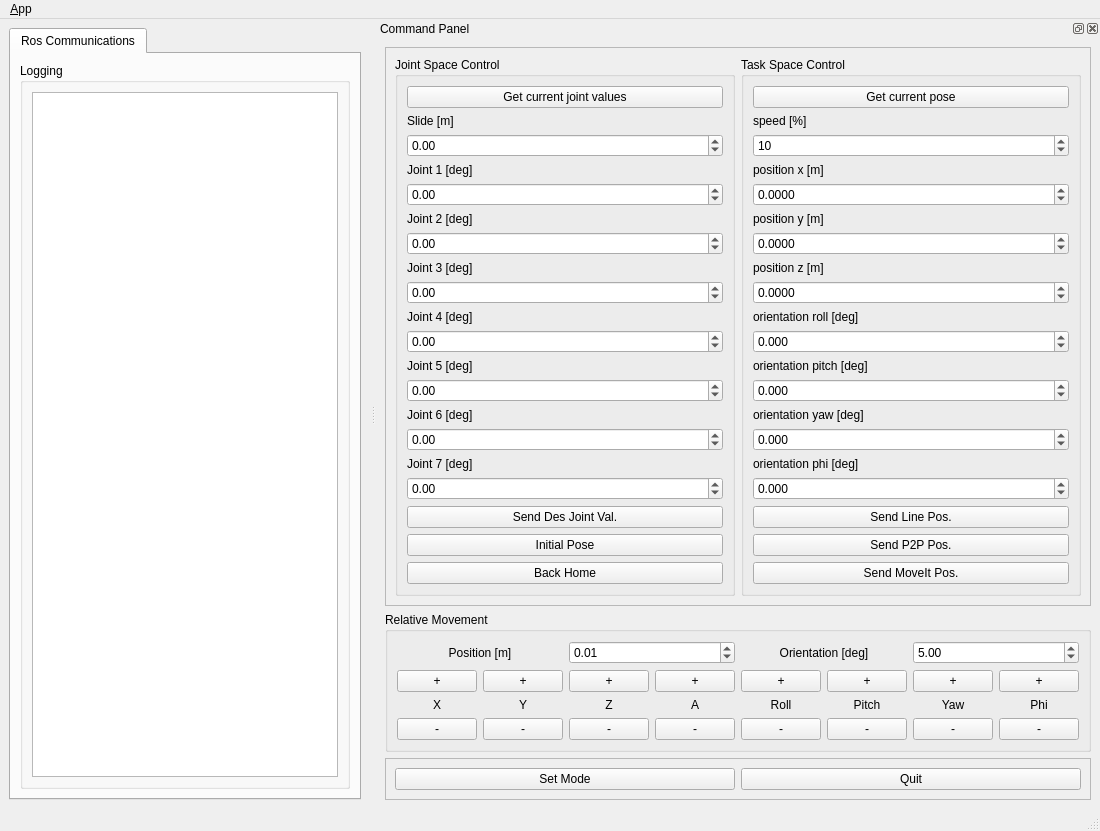
<?xml version="1.0" encoding="UTF-8"?>
<ui version="4.0">
 <class>MainWindowDesign</class>
 <widget class="QMainWindow" name="MainWindowDesign">
  <property name="geometry">
   <rect>
    <x>0</x>
    <y>0</y>
    <width>1100</width>
    <height>600</height>
   </rect>
  </property>
  <property name="windowTitle">
   <string>QRosApp</string>
  </property>
  <property name="windowIcon">
   <iconset resource="../../../ROBOTIS-HAND/hand_control_module_gui/resources/images.qrc">
    <normaloff>:/images/icon.png</normaloff>:/images/icon.png</iconset>
  </property>
  <property name="locale">
   <locale language="English" country="Australia"/>
  </property>
  <widget class="QWidget" name="centralwidget">
   <layout class="QHBoxLayout">
    <item>
     <widget class="QTabWidget" name="tab_manager">
      <property name="minimumSize">
       <size>
        <width>100</width>
        <height>0</height>
       </size>
      </property>
      <property name="locale">
       <locale language="English" country="Australia"/>
      </property>
      <property name="currentIndex">
       <number>0</number>
      </property>
      <widget class="QWidget" name="tab_status">
       <attribute name="title">
        <string>Ros Communications</string>
       </attribute>
       <layout class="QVBoxLayout" name="verticalLayout_2">
        <item>
         <widget class="QGroupBox" name="groupBox_12">
          <property name="sizePolicy">
           <sizepolicy hsizetype="MinimumExpanding" vsizetype="Preferred">
            <horstretch>0</horstretch>
            <verstretch>0</verstretch>
           </sizepolicy>
          </property>
          <property name="title">
           <string>Logging</string>
          </property>
          <layout class="QGridLayout" name="gridLayout_3">
           <item row="0" column="0">
            <widget class="QListView" name="view_logging"/>
           </item>
          </layout>
         </widget>
        </item>
       </layout>
      </widget>
     </widget>
    </item>
   </layout>
  </widget>
  <widget class="QMenuBar" name="menubar">
   <property name="geometry">
    <rect>
     <x>0</x>
     <y>0</y>
     <width>1047</width>
     <height>19</height>
    </rect>
   </property>
   <widget class="QMenu" name="menu_File">
    <property name="title">
     <string>&amp;App</string>
    </property>
    <addaction name="action_Preferences"/>
    <addaction name="separator"/>
    <addaction name="actionAbout"/>
    <addaction name="actionAbout_Qt"/>
    <addaction name="separator"/>
    <addaction name="action_Quit"/>
   </widget>
   <addaction name="menu_File"/>
  </widget>
  <widget class="QStatusBar" name="statusbar"/>
  <widget class="QDockWidget" name="dock_status">
   <property name="sizePolicy">
    <sizepolicy hsizetype="Minimum" vsizetype="Minimum">
     <horstretch>0</horstretch>
     <verstretch>0</verstretch>
    </sizepolicy>
   </property>
   <property name="minimumSize">
    <size>
     <width>500</width>
     <height>560</height>
    </size>
   </property>
   <property name="maximumSize">
    <size>
     <width>524287</width>
     <height>10000</height>
    </size>
   </property>
   <property name="allowedAreas">
    <set>Qt::RightDockWidgetArea</set>
   </property>
   <property name="windowTitle">
    <string>Command Panel</string>
   </property>
   <attribute name="dockWidgetArea">
    <number>2</number>
   </attribute>
   <widget class="QWidget" name="dockWidgetContents_2">
    <layout class="QGridLayout" name="gridLayout_2">
     <item row="0" column="0">
      <widget class="QFrame" name="frame">
       <property name="sizePolicy">
        <sizepolicy hsizetype="Preferred" vsizetype="Preferred">
         <horstretch>0</horstretch>
         <verstretch>0</verstretch>
        </sizepolicy>
       </property>
       <property name="maximumSize">
        <size>
         <width>16777215</width>
         <height>600</height>
        </size>
       </property>
       <property name="frameShape">
        <enum>QFrame::StyledPanel</enum>
       </property>
       <property name="frameShadow">
        <enum>QFrame::Raised</enum>
       </property>
       <layout class="QGridLayout" name="gridLayout">
        <item row="0" column="1" rowspan="2">
         <widget class="QGroupBox" name="task_space">
          <property name="title">
           <string>Task Space Control</string>
          </property>
          <layout class="QVBoxLayout" name="verticalLayout">
           <item>
            <widget class="QPushButton" name="curr_pos_button">
             <property name="text">
              <string>Get current pose</string>
             </property>
            </widget>
           </item>
           <item>
            <widget class="QLabel" name="speed">
             <property name="text">
              <string>speed [%]</string>
             </property>
            </widget>
           </item>
           <item>
            <widget class="QSpinBox" name="speed_spinbox">
             <property name="minimum">
              <number>0</number>
             </property>
             <property name="maximum">
              <number>100</number>
             </property>
             <property name="singleStep">
              <number>1</number>
             </property>
             <property name="value">
              <number>10</number>
             </property>
            </widget>
           </item>
           <item>
            <widget class="QLabel" name="pos_x">
             <property name="text">
              <string>position x [m]</string>
             </property>
            </widget>
           </item>
           <item>
            <widget class="QDoubleSpinBox" name="pos_x_spinbox">
             <property name="decimals">
              <number>4</number>
             </property>
             <property name="minimum">
              <double>-10.000000000000000</double>
             </property>
             <property name="maximum">
              <double>10.000000000000000</double>
             </property>
             <property name="singleStep">
              <double>0.010000000000000</double>
             </property>
            </widget>
           </item>
           <item>
            <widget class="QLabel" name="pos_y">
             <property name="text">
              <string>position y [m]</string>
             </property>
            </widget>
           </item>
           <item>
            <widget class="QDoubleSpinBox" name="pos_y_spinbox">
             <property name="decimals">
              <number>4</number>
             </property>
             <property name="minimum">
              <double>-10.000000000000000</double>
             </property>
             <property name="maximum">
              <double>10.000000000000000</double>
             </property>
             <property name="singleStep">
              <double>0.010000000000000</double>
             </property>
            </widget>
           </item>
           <item>
            <widget class="QLabel" name="pos_z">
             <property name="text">
              <string>position z [m]</string>
             </property>
            </widget>
           </item>
           <item>
            <widget class="QDoubleSpinBox" name="pos_z_spinbox">
             <property name="decimals">
              <number>4 </number>
             </property>
             <property name="minimum">
              <double>-10.000000000000000</double>
             </property>
             <property name="maximum">
              <double>10.000000000000000</double>
             </property>
             <property name="singleStep">
              <double>0.010000000000000</double>
             </property>
            </widget>
           </item>
           <item>
            <widget class="QLabel" name="ori_roll">
             <property name="text">
              <string>orientation roll [deg]</string>
             </property>
            </widget>
           </item>
           <item>
            <widget class="QDoubleSpinBox" name="ori_roll_spinbox">
             <property name="decimals">
              <number>3</number>
             </property>
             <property name="minimum">
              <double>-360.000000000000000</double>
             </property>
             <property name="maximum">
              <double>360.000000000000000</double>
             </property>
             <property name="singleStep">
              <double>0.500000000000000</double>
             </property>
            </widget>
           </item>
           <item>
            <widget class="QLabel" name="ori_pitch">
             <property name="text">
              <string>orientation pitch [deg]</string>
             </property>
            </widget>
           </item>
           <item>
            <widget class="QDoubleSpinBox" name="ori_pitch_spinbox">
             <property name="decimals">
              <number>3</number>
             </property>
             <property name="minimum">
              <double>-360.000000000000000</double>
             </property>
             <property name="maximum">
              <double>360.000000000000000</double>
             </property>
             <property name="singleStep">
              <double>0.500000000000000</double>
             </property>
            </widget>
           </item>
           <item>
            <widget class="QLabel" name="ori_yaw">
             <property name="text">
              <string>orientation yaw [deg]</string>
             </property>
            </widget>
           </item>
           <item>
            <widget class="QDoubleSpinBox" name="ori_yaw_spinbox">
             <property name="decimals">
              <number>3</number>
             </property>
             <property name="minimum">
              <double>-360.000000000000000</double>
             </property>
             <property name="maximum">
              <double>360.000000000000000</double>
             </property>
             <property name="singleStep">
              <double>0.500000000000000</double>
             </property>
            </widget>
           </item>
           <!--=================================================================================================-->
           <item>
            <widget class="QLabel" name="ori_phi">
             <property name="text">
              <string>orientation phi [deg]</string>
             </property>
            </widget>
           </item>
           <item>
            <widget class="QDoubleSpinBox" name="ori_phi_spinbox">
             <property name="decimals">
              <number>3</number>
             </property>
             <property name="minimum">
              <double>-180.000000000000000</double>
             </property>
             <property name="maximum">
              <double>180.000000000000000</double>
             </property>
             <property name="singleStep">
              <double>0.500000000000000</double>
             </property>
            </widget>
           </item>
           <!--=================================================================================================-->

           <item>
            <widget class="QPushButton" name="des_pos_button">
             <property name="text">
              <string>Send Line Pos.</string>
             </property>
            </widget>
           </item>
           <item>
            <widget class="QPushButton" name="des_p2p_button">
             <property name="text">
              <string>Send P2P Pos.</string>
             </property>
            </widget>
           </item>
           <item>
            <widget class="QPushButton" name="des_MoveIt_button">
             <property name="text">
              <string>Send MoveIt Pos.</string>
             </property>
            </widget>
           </item>
          </layout>
         </widget>
        </item>
        <item row="0" column="0" rowspan="2">
         <widget class="QGroupBox" name="joint_space">
          <property name="title">
           <string>Joint Space Control</string>
          </property>
          <layout class="QVBoxLayout" name="verticalLayout_5">
           <item>
            <widget class="QPushButton" name="curr_joint_button">
             <property name="text">
              <string>Get current joint values</string>
             </property>
            </widget>
           </item>
           <item>
            <widget class="QLabel" name="slide">
             <property name="text">
              <string>Slide [m]</string>
             </property>
            </widget>
           </item>
           <item>
            <widget class="QDoubleSpinBox" name="slide_spinbox">
             <property name="minimum">
              <double>-180.000000000000000</double>
             </property>
             <property name="maximum">
              <double>180.000000000000000</double>
             </property>
             <property name="singleStep">
              <double>0.500000000000000</double>
             </property>
            </widget>
           </item>
           <item>
            <widget class="QLabel" name="joint1">
             <property name="text">
              <string>Joint 1 [deg]</string>
             </property>
            </widget>
           </item>
           <item>
            <widget class="QDoubleSpinBox" name="joint1_spinbox">
             <property name="minimum">
              <double>-180.000000000000000</double>
             </property>
             <property name="maximum">
              <double>180.000000000000000</double>
             </property>
             <property name="singleStep">
              <double>0.500000000000000</double>
             </property>
            </widget>
           </item>
           <item>
            <widget class="QLabel" name="joint2">
             <property name="text">
              <string>Joint 2 [deg]</string>
             </property>
            </widget>
           </item>
           <item>
            <widget class="QDoubleSpinBox" name="joint2_spinbox">
             <property name="minimum">
              <double>-180.000000000000000</double>
             </property>
             <property name="maximum">
              <double>180.000000000000000</double>
             </property>
             <property name="singleStep">
              <double>0.500000000000000</double>
             </property>
            </widget>
           </item>
           <item>
            <widget class="QLabel" name="joint3">
             <property name="text">
              <string>Joint 3 [deg]</string>
             </property>
            </widget>
           </item>
           <item>
            <widget class="QDoubleSpinBox" name="joint3_spinbox">
             <property name="minimum">
              <double>-180.000000000000000</double>
             </property>
             <property name="maximum">
              <double>180.000000000000000</double>
             </property>
             <property name="singleStep">
              <double>0.500000000000000</double>
             </property>
            </widget>
           </item>
           <item>
            <widget class="QLabel" name="joint4">
             <property name="text">
              <string>Joint 4 [deg]</string>
             </property>
            </widget>
           </item>
           <item>
            <widget class="QDoubleSpinBox" name="joint4_spinbox">
             <property name="minimum">
              <double>-180.000000000000000</double>
             </property>
             <property name="maximum">
              <double>180.000000000000000</double>
             </property>
             <property name="singleStep">
              <double>0.500000000000000</double>
             </property>
            </widget>
           </item>
           <item>
            <widget class="QLabel" name="joint5">
             <property name="text">
              <string>Joint 5 [deg]</string>
             </property>
            </widget>
           </item>
           <item>
            <widget class="QDoubleSpinBox" name="joint5_spinbox">
             <property name="minimum">
              <double>-180.000000000000000</double>
             </property>
             <property name="maximum">
              <double>180.000000000000000</double>
             </property>
             <property name="singleStep">
              <double>0.500000000000000</double>
             </property>
            </widget>
           </item>
           <item>
            <widget class="QLabel" name="joint6">
             <property name="text">
              <string>Joint 6 [deg]</string>
             </property>
            </widget>
           </item>
           <item>
            <widget class="QDoubleSpinBox" name="joint6_spinbox">
             <property name="minimum">
              <double>-360.000000000000000</double>
             </property>
             <property name="maximum">
              <double>360.000000000000000</double>
             </property>
             <property name="singleStep">
              <double>0.500000000000000</double>
             </property>
            </widget>
           </item>
           <!--=================================================================================================-->
           <item>
            <widget class="QLabel" name="joint7">
             <property name="text">
              <string>Joint 7 [deg]</string>
             </property>
            </widget>
           </item>
           <item>
            <widget class="QDoubleSpinBox" name="joint7_spinbox">
             <property name="minimum">
              <double>-180.000000000000000</double>
             </property>
             <property name="maximum">
              <double>180.000000000000000</double>
             </property>
             <property name="singleStep">
              <double>0.500000000000000</double>
             </property>
            </widget>
           </item>
           <!--=================================================================================================-->
           <item>
            <widget class="QPushButton" name="des_joint_button">
             <property name="text">
              <string>Send Des Joint Val.</string>
             </property>
            </widget>
           </item>
           <item>
            <widget class="QPushButton" name="ini_pose_button">
              <property name="text">
              <string>Initial Pose</string>
              </property>
            </widget>
            </item>
            <item>
             <widget class="QPushButton" name="des_initial_button">
            <property name="text">
           <string>Back Home</string>
          </property>
         </widget>
        </item>
          </layout>
         </widget>
        </item>
       </layout>
      </widget>
     </item>
     <!-- ===================================================================================== -->
     <item row="1" column="0">
      <widget class="QGroupBox" name="relative_movement">
       <property name="title">
        <string>Relative Movement</string>
       </property>
       <layout class="QVBoxLayout" name="verticalLayout_5">
        <item>
         <layout class="QHBoxLayout" name="horizontalLayout">
          <item>
           <widget class="QLabel" name="relative_pos_label">
            <property name="text">
             <string>Position [m]</string>
            </property>
            <property name="alignment">
             <enum>Qt::AlignCenter</enum>
            </property>
           </widget>
          </item>
          <item>
           <widget class="QDoubleSpinBox" name="relative_movement_spinbox">
            <property name="value">
             <double>0.010000000000000</double>
            </property>
            <property name="minimum">
             <double>0.000000000000000</double>
            </property>
            <property name="maximum">
             <double>0.200000000000000</double>
            </property>
            <property name="singleStep">
             <double>0.010000000000000</double>
            </property>
           </widget>
          </item>
          <item>
           <widget class="QLabel" name="relative_ori_label">
            <property name="text">
             <string>Orientation [deg]</string>
            </property>
            <property name="alignment">
             <enum>Qt::AlignCenter</enum>
            </property>
           </widget>
          </item>
          <item>
           <widget class="QDoubleSpinBox" name="relative_rotation_spinbox">
            <property name="value">
             <double>5.000000000000000</double>
            </property>
            <property name="minimum">
             <double>0.000000000000000</double>
            </property>
            <property name="maximum">
             <double>30.000000000000000</double>
            </property>
            <property name="singleStep">
             <double>1.000000000000000</double>
            </property>
           </widget>
          </item>
         </layout>
        </item>
        <item>
         <layout class="QHBoxLayout" name="horizontalLayout">
          <item>
           <widget class="QPushButton" name="relative_xp_button">
            <property name="text">
             <string>+</string>
            </property>
           </widget>
          </item>
          <item>
           <widget class="QPushButton" name="relative_yp_button">
            <property name="text">
             <string>+</string>
            </property>
           </widget>
          </item>
          <item>
           <widget class="QPushButton" name="relative_zp_button">
            <property name="text">
             <string>+</string>
            </property>
           </widget>
          </item>
          <item>
           <widget class="QPushButton" name="relative_ap_button">
            <property name="text">
             <string>+</string>
            </property>
           </widget>
          </item>
          <item>
           <widget class="QPushButton" name="relative_rollp_button">
            <property name="text">
             <string>+</string>
            </property>
           </widget>
          </item>
          <item>
           <widget class="QPushButton" name="relative_pitchp_button">
            <property name="text">
             <string>+</string>
            </property>
           </widget>
          </item>
          <item>
           <widget class="QPushButton" name="relative_yawp_button">
            <property name="text">
             <string>+</string>
            </property>
           </widget>
          </item>
          <item>
           <widget class="QPushButton" name="relative_phip_button">
            <property name="text">
             <string>+</string>
            </property>
           </widget>
          </item>
         </layout>
        </item>
        <item>
         <layout class="QHBoxLayout" name="horizontalLayout">
          <item>
           <widget class="QLabel" name="x">
            <property name="text">
             <string>X</string>
            </property>
            <property name="alignment">
             <enum>Qt::AlignCenter</enum>
            </property>
           </widget>
          </item>
          <item>
           <widget class="QLabel" name="y">
            <property name="text">
             <string>Y</string>
            </property>
            <property name="alignment">
             <enum>Qt::AlignCenter</enum>
            </property>
           </widget>
          </item>
          <item>
           <widget class="QLabel" name="z">
            <property name="text">
             <string>Z</string>
            </property>
            <property name="alignment">
             <enum>Qt::AlignCenter</enum>
            </property>
           </widget>
          </item>
          <item>
           <widget class="QLabel" name="a">
            <property name="text">
             <string>A</string>
            </property>
            <property name="alignment">
             <enum>Qt::AlignCenter</enum>
            </property>
           </widget>
          </item>
          <item>
           <widget class="QLabel" name="roll">
            <property name="text">
             <string>Roll</string>
            </property>
            <property name="alignment">
             <enum>Qt::AlignCenter</enum>
            </property>
           </widget>
          </item>
          <item>
           <widget class="QLabel" name="pitch">
            <property name="text">
             <string>Pitch</string>
            </property>
            <property name="alignment">
             <enum>Qt::AlignCenter</enum>
            </property>
           </widget>
          </item>
          <item>
           <widget class="QLabel" name="yaw">
            <property name="text">
             <string>Yaw</string>
            </property>
            <property name="alignment">
             <enum>Qt::AlignCenter</enum>
            </property>
           </widget>
          </item>
          <item>
           <widget class="QLabel" name="phi">
            <property name="text">
             <string>Phi</string>
            </property>
            <property name="alignment">
             <enum>Qt::AlignCenter</enum>
            </property>
           </widget>
          </item>
         </layout>
        </item>
        <item>
         <layout class="QHBoxLayout" name="horizontalLayout">
          <item>
           <widget class="QPushButton" name="relative_xm_button">
            <property name="text">
             <string>-</string>
            </property>
           </widget>
          </item>
          <item>
           <widget class="QPushButton" name="relative_ym_button">
            <property name="text">
             <string>-</string>
            </property>
           </widget>
          </item>
          <item>
           <widget class="QPushButton" name="relative_zm_button">
            <property name="text">
             <string>-</string>
            </property>
           </widget>
          </item>
          <item>
           <widget class="QPushButton" name="relative_am_button">
            <property name="text">
             <string>-</string>
            </property>
           </widget>
          </item>
          <item>
           <widget class="QPushButton" name="relative_rollm_button">
            <property name="text">
             <string>-</string>
            </property>
           </widget>
          </item>
          <item>
           <widget class="QPushButton" name="relative_pitchm_button">
            <property name="text">
             <string>-</string>
            </property>
           </widget>
          </item>
          <item>
           <widget class="QPushButton" name="relative_yawm_button">
            <property name="text">
             <string>-</string>
            </property>
           </widget>
          </item>
          <item>
           <widget class="QPushButton" name="relative_phim_button">
            <property name="text">
             <string>-</string>
            </property>
           </widget>
          </item>
         </layout>
        </item>
       </layout>
      </widget>
     </item>
     <!-- =============================================================================================== -->
     <item row="2" column="0">
      <widget class="QFrame" name="frame_3">
       <property name="enabled">
        <bool>true</bool>
       </property>
       <property name="sizePolicy">
        <sizepolicy hsizetype="Minimum" vsizetype="Fixed">
         <horstretch>50</horstretch>
         <verstretch>50</verstretch>
        </sizepolicy>
       </property>
       <property name="frameShape">
        <enum>QFrame::StyledPanel</enum>
       </property>
       <property name="frameShadow">
        <enum>QFrame::Raised</enum>
       </property>
       <layout class="QHBoxLayout" name="horizontalLayout">
        <item>
         <widget class="QPushButton" name="set_mode_button">
          <property name="text">
           <string>Set Mode</string>
          </property>
         </widget>
        </item>
        <item>
         <widget class="QPushButton" name="quit_button">
          <property name="text">
           <string>Quit</string>
          </property>
         </widget>
        </item>
       </layout>
      </widget>
     </item>
    </layout>
   </widget>
  </widget>
  <action name="action_Quit">
   <property name="text">
    <string>&amp;Quit</string>
   </property>
   <property name="shortcut">
    <string>Ctrl+Q</string>
   </property>
   <property name="shortcutContext">
    <enum>Qt::ApplicationShortcut</enum>
   </property>
  </action>
  <action name="action_Preferences">
   <property name="text">
    <string>&amp;Preferences</string>
   </property>
  </action>
  <action name="actionAbout">
   <property name="text">
    <string>&amp;About</string>
   </property>
  </action>
  <action name="actionAbout_Qt">
   <property name="text">
    <string>About &amp;Qt</string>
   </property>
  </action>
 </widget>
 <resources>
  <include location="../../../ROBOTIS-HAND/hand_control_module_gui/resources/images.qrc"/>
 </resources>
 <connections>
  <connection>
   <sender>action_Quit</sender>
   <signal>triggered()</signal>
   <receiver>MainWindowDesign</receiver>
   <slot>close()</slot>
   <hints>
    <hint type="sourcelabel">
     <x>-1</x>
     <y>-1</y>
    </hint>
    <hint type="destinationlabel">
     <x>399</x>
     <y>299</y>
    </hint>
   </hints>
  </connection>
  <connection>
   <sender>quit_button</sender>
   <signal>clicked()</signal>
   <receiver>MainWindowDesign</receiver>
   <slot>close()</slot>
   <hints>
    <hint type="sourcelabel">
     <x>859</x>
     <y>552</y>
    </hint>
    <hint type="destinationlabel">
     <x>469</x>
     <y>299</y>
    </hint>
   </hints>
  </connection>
 </connections>
</ui>
